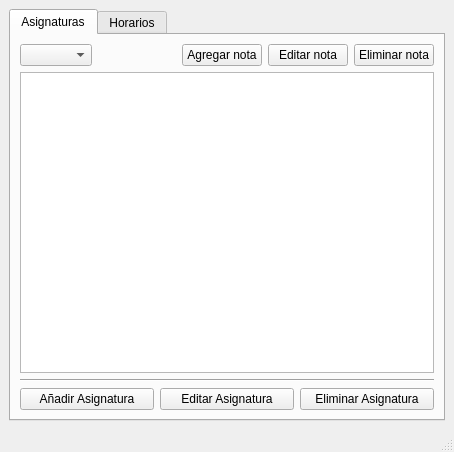
<?xml version="1.0" encoding="UTF-8"?>
<ui version="4.0">
 <class>MainWindow</class>
 <widget class="QMainWindow" name="MainWindow">
  <property name="geometry">
   <rect>
    <x>0</x>
    <y>0</y>
    <width>454</width>
    <height>452</height>
   </rect>
  </property>
  <property name="windowTitle">
   <string>MainWindow</string>
  </property>
  <widget class="QWidget" name="centralwidget">
   <layout class="QVBoxLayout" name="verticalLayout_2">
    <item>
     <widget class="QTabWidget" name="tabWidget">
      <property name="sizePolicy">
       <sizepolicy hsizetype="Expanding" vsizetype="Expanding">
        <horstretch>0</horstretch>
        <verstretch>0</verstretch>
       </sizepolicy>
      </property>
      <property name="currentIndex">
       <number>0</number>
      </property>
      <widget class="QWidget" name="tab">
       <property name="sizePolicy">
        <sizepolicy hsizetype="Expanding" vsizetype="Expanding">
         <horstretch>0</horstretch>
         <verstretch>0</verstretch>
        </sizepolicy>
       </property>
       <attribute name="title">
        <string>Asignaturas</string>
       </attribute>
       <layout class="QVBoxLayout" name="verticalLayout_4">
        <item>
         <layout class="QVBoxLayout" name="verticalLayout">
          <item>
           <layout class="QHBoxLayout" name="horizontalLayout">
            <item>
             <widget class="QComboBox" name="comboBox">
              <property name="currentText">
               <string/>
              </property>
             </widget>
            </item>
            <item>
             <spacer name="horizontalSpacer">
              <property name="orientation">
               <enum>Qt::Horizontal</enum>
              </property>
              <property name="sizeHint" stdset="0">
               <size>
                <width>40</width>
                <height>20</height>
               </size>
              </property>
             </spacer>
            </item>
            <item>
             <widget class="QPushButton" name="botonAddNota">
              <property name="text">
               <string>Agregar nota</string>
              </property>
             </widget>
            </item>
            <item>
             <widget class="QPushButton" name="botonEditNota">
              <property name="text">
               <string>Editar nota</string>
              </property>
             </widget>
            </item>
            <item>
             <widget class="QPushButton" name="botonDelNota">
              <property name="text">
               <string>Eliminar nota</string>
              </property>
             </widget>
            </item>
           </layout>
          </item>
          <item>
           <widget class="QTextBrowser" name="textBrowser"/>
          </item>
          <item>
           <widget class="Line" name="line">
            <property name="orientation">
             <enum>Qt::Horizontal</enum>
            </property>
           </widget>
          </item>
          <item>
           <layout class="QHBoxLayout" name="horizontalLayout_2">
            <item>
             <widget class="QPushButton" name="botonCrearAsig">
              <property name="text">
               <string>Añadir Asignatura</string>
              </property>
             </widget>
            </item>
            <item>
             <widget class="QPushButton" name="botonEditAsig">
              <property name="text">
               <string>Editar Asignatura</string>
              </property>
             </widget>
            </item>
            <item>
             <widget class="QPushButton" name="botonElimAsig">
              <property name="text">
               <string>Eliminar Asignatura</string>
              </property>
             </widget>
            </item>
           </layout>
          </item>
         </layout>
        </item>
       </layout>
      </widget>
      <widget class="QWidget" name="tab_2">
       <attribute name="title">
        <string>Horarios</string>
       </attribute>
       <layout class="QVBoxLayout" name="verticalLayout_3">
        <item>
         <layout class="QHBoxLayout" name="horizontalLayout_3">
          <item>
           <widget class="QComboBox" name="comboBox_2"/>
          </item>
          <item>
           <spacer name="horizontalSpacer_3">
            <property name="orientation">
             <enum>Qt::Horizontal</enum>
            </property>
            <property name="sizeHint" stdset="0">
             <size>
              <width>40</width>
              <height>20</height>
             </size>
            </property>
           </spacer>
          </item>
         </layout>
        </item>
        <item>
         <widget class="QTextBrowser" name="textBrowser_2"/>
        </item>
        <item>
         <layout class="QHBoxLayout" name="horizontalLayout_4">
          <item>
           <widget class="QPushButton" name="botonAddBlo">
            <property name="text">
             <string>Añadir bloque</string>
            </property>
           </widget>
          </item>
          <item>
           <widget class="QPushButton" name="botonEditBlo">
            <property name="text">
             <string>Editar Bloque</string>
            </property>
           </widget>
          </item>
          <item>
           <widget class="QPushButton" name="botonDelBlo">
            <property name="text">
             <string>Eliminar Bloque</string>
            </property>
           </widget>
          </item>
         </layout>
        </item>
       </layout>
      </widget>
     </widget>
    </item>
   </layout>
  </widget>
  <widget class="QMenuBar" name="menubar">
   <property name="geometry">
    <rect>
     <x>0</x>
     <y>0</y>
     <width>454</width>
     <height>22</height>
    </rect>
   </property>
  </widget>
  <widget class="QStatusBar" name="statusbar"/>
 </widget>
 <resources/>
 <connections/>
</ui>
